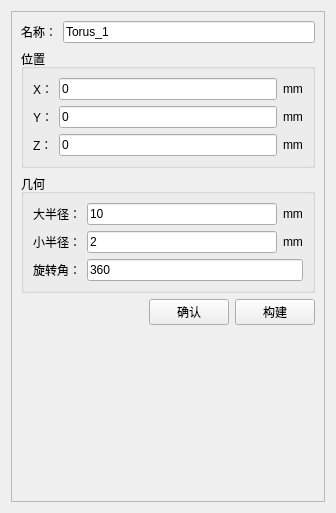
<?xml version="1.0" encoding="UTF-8"?>
<ui version="4.0">
 <class>FCTorusSettingsWidget</class>
 <widget class="QWidget" name="FCTorusSettingsWidget">
  <property name="geometry">
   <rect>
    <x>0</x>
    <y>0</y>
    <width>336</width>
    <height>513</height>
   </rect>
  </property>
  <property name="windowTitle">
   <string>Form</string>
  </property>
  <layout class="QGridLayout" name="gridLayout">
   <item row="0" column="0">
    <widget class="QFrame" name="frame">
     <property name="frameShape">
      <enum>QFrame::StyledPanel</enum>
     </property>
     <property name="frameShadow">
      <enum>QFrame::Raised</enum>
     </property>
     <layout class="QVBoxLayout" name="verticalLayout_3">
      <item>
       <layout class="QHBoxLayout" name="horizontalLayout">
        <item>
         <widget class="QLabel" name="label">
          <property name="text">
           <string>名称：</string>
          </property>
         </widget>
        </item>
        <item>
         <widget class="QLineEdit" name="lineEdit_name">
          <property name="text">
           <string>Torus_1</string>
          </property>
         </widget>
        </item>
       </layout>
      </item>
      <item>
       <widget class="QGroupBox" name="groupBox">
        <property name="title">
         <string>位置</string>
        </property>
        <layout class="QVBoxLayout" name="verticalLayout">
         <item>
          <layout class="QHBoxLayout" name="horizontalLayout_2">
           <item>
            <widget class="QLabel" name="label_2">
             <property name="text">
              <string>X：</string>
             </property>
            </widget>
           </item>
           <item>
            <widget class="QLineEdit" name="lineEdit_locationX">
             <property name="text">
              <string>0</string>
             </property>
            </widget>
           </item>
           <item>
            <widget class="QLabel" name="label_8">
             <property name="text">
              <string>mm</string>
             </property>
            </widget>
           </item>
          </layout>
         </item>
         <item>
          <layout class="QHBoxLayout" name="horizontalLayout_3">
           <item>
            <widget class="QLabel" name="label_3">
             <property name="text">
              <string>Y：</string>
             </property>
            </widget>
           </item>
           <item>
            <widget class="QLineEdit" name="lineEdit_locationY">
             <property name="text">
              <string>0</string>
             </property>
            </widget>
           </item>
           <item>
            <widget class="QLabel" name="label_9">
             <property name="text">
              <string>mm</string>
             </property>
            </widget>
           </item>
          </layout>
         </item>
         <item>
          <layout class="QHBoxLayout" name="horizontalLayout_4">
           <item>
            <widget class="QLabel" name="label_4">
             <property name="text">
              <string>Z：</string>
             </property>
            </widget>
           </item>
           <item>
            <widget class="QLineEdit" name="lineEdit_locationZ">
             <property name="text">
              <string>0</string>
             </property>
            </widget>
           </item>
           <item>
            <widget class="QLabel" name="label_10">
             <property name="text">
              <string>mm</string>
             </property>
            </widget>
           </item>
          </layout>
         </item>
        </layout>
       </widget>
      </item>
      <item>
       <widget class="QGroupBox" name="groupBox_2">
        <property name="title">
         <string>几何</string>
        </property>
        <layout class="QVBoxLayout" name="verticalLayout_2">
         <item>
          <layout class="QHBoxLayout" name="horizontalLayout_5">
           <item>
            <widget class="QLabel" name="label_5">
             <property name="text">
              <string>大半径：</string>
             </property>
            </widget>
           </item>
           <item>
            <widget class="QLineEdit" name="lineEdit_majorRadius">
             <property name="text">
              <string>10</string>
             </property>
            </widget>
           </item>
           <item>
            <widget class="QLabel" name="label_11">
             <property name="text">
              <string>mm</string>
             </property>
            </widget>
           </item>
          </layout>
         </item>
         <item>
          <layout class="QHBoxLayout" name="horizontalLayout_6">
           <item>
            <widget class="QLabel" name="label_6">
             <property name="text">
              <string>小半径：</string>
             </property>
            </widget>
           </item>
           <item>
            <widget class="QLineEdit" name="lineEdit_minorRadius">
             <property name="text">
              <string>2</string>
             </property>
            </widget>
           </item>
           <item>
            <widget class="QLabel" name="label_12">
             <property name="text">
              <string>mm</string>
             </property>
            </widget>
           </item>
          </layout>
         </item>
         <item>
          <layout class="QHBoxLayout" name="horizontalLayout_7">
           <item>
            <widget class="QLabel" name="label_7">
             <property name="text">
              <string>旋转角：</string>
             </property>
            </widget>
           </item>
           <item>
            <widget class="QLineEdit" name="lineEdit_angle">
             <property name="text">
              <string>360</string>
             </property>
            </widget>
           </item>
          </layout>
         </item>
        </layout>
       </widget>
      </item>
      <item>
       <layout class="QHBoxLayout" name="horizontalLayout_8">
        <item>
         <spacer name="horizontalSpacer">
          <property name="orientation">
           <enum>Qt::Horizontal</enum>
          </property>
          <property name="sizeHint" stdset="0">
           <size>
            <width>40</width>
            <height>20</height>
           </size>
          </property>
         </spacer>
        </item>
        <item>
         <widget class="QPushButton" name="pushButton_ok">
          <property name="text">
           <string>确认</string>
          </property>
         </widget>
        </item>
        <item>
         <widget class="QPushButton" name="pushButton_build">
          <property name="text">
           <string>构建</string>
          </property>
         </widget>
        </item>
       </layout>
      </item>
      <item>
       <spacer name="verticalSpacer">
        <property name="orientation">
         <enum>Qt::Vertical</enum>
        </property>
        <property name="sizeHint" stdset="0">
         <size>
          <width>20</width>
          <height>103</height>
         </size>
        </property>
       </spacer>
      </item>
     </layout>
    </widget>
   </item>
  </layout>
 </widget>
 <resources/>
 <connections/>
</ui>
